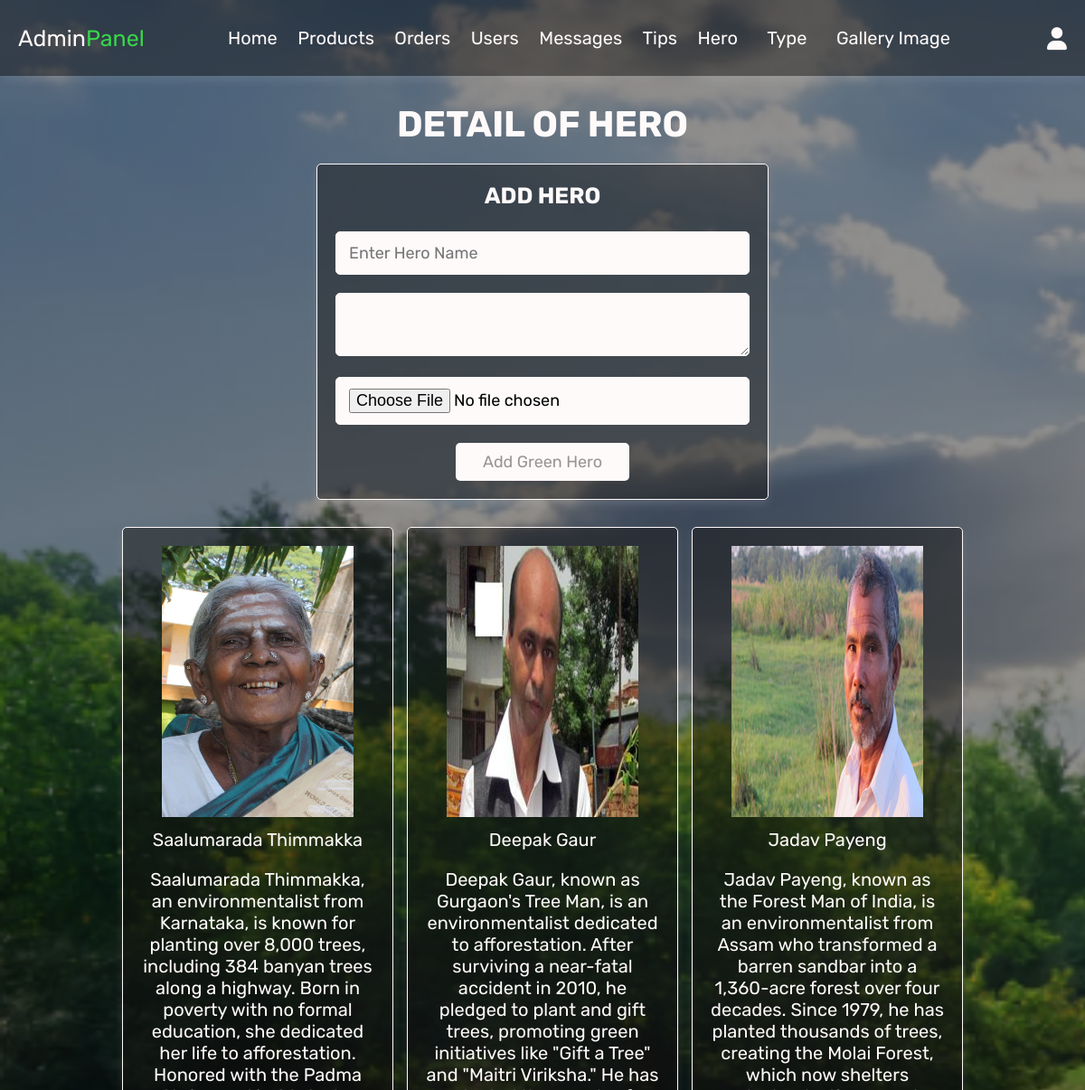
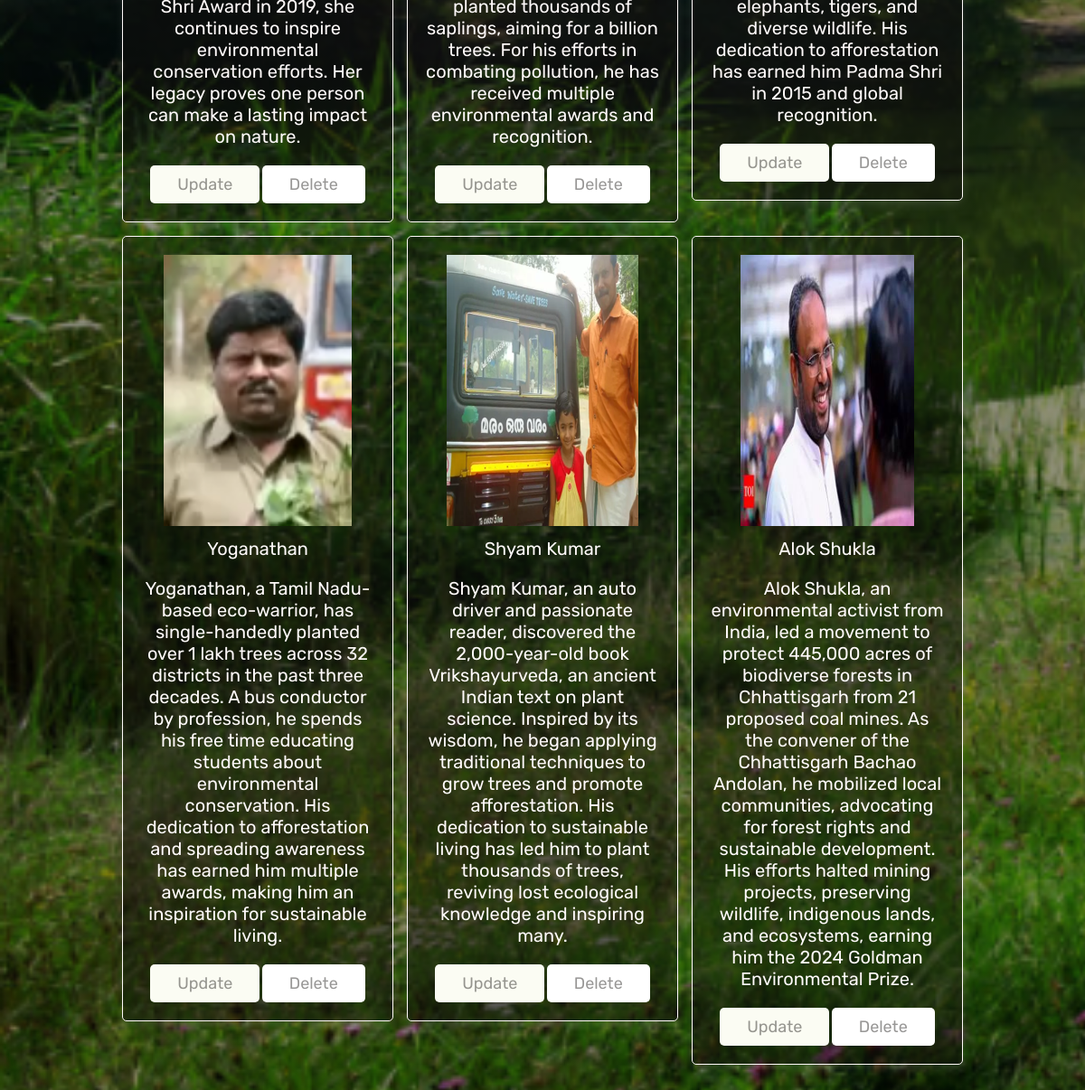
Page /hero.php (signed in) on the committed database (2 pictures, top to bottom).
### tables this page shows
CREATE TABLE `green_hero` (
  `id` int(10) NOT NULL,
  `hero_name` varchar(25) NOT NULL,
  `description` varchar(500) NOT NULL,
  `hero_image` varchar(25) NOT NULL
);

### hero.php (the view, shortened to what this page needs)
<?php
include 'config.php';
?>
<!DOCTYPE html>
<html lang="en">
<head>
   <link rel="stylesheet" href="https://cdnjs.cloudflare.com/ajax/libs/font-awesome/6.0.0/css/all.min.css">
   <link rel="stylesheet" href="css/admin_style.css">
</head>
<body>
<?php include 'admin_header.php'; ?>
<section class="add-products">
   <h1 class="title">Detail Of Hero</h1>
   <form action="" method="post" enctype="multipart/form-data">
      <h3 >Add Hero</h3>
      <input type="text" name="name" class="box" placeholder="Enter Hero Name" required  class="box">
      <textarea  name="price" class="box" placeholder="Enter Hero Detail"  required>
        </textarea>
      <input type="file" name="image" accept="image/jpg, image/jpeg, image/png" class="box" required>
      <input type="submit" value="Add Green Hero" name="add_product" class="btn">
   </form>
</section>
<section class="show-products">
   <div class="box-container">
      <?php
         $select_products = mysqli_query($conn, "SELECT * FROM `green_hero`") or die('query failed');
         if(mysqli_num_rows($select_products) > 0){
            while($fetch_products = mysqli_fetch_assoc($select_products)){
      ?>
      <div class="box">
         <img src="images/<?php echo $fetch_products['hero_image']; ?>" alt="no photo">
         <div class="name"><?php echo $fetch_products['hero_name']; ?></div>
         <div class="name"><?php echo $fetch_products['description']; ?></div>
         <a href="hero.php?update=<?php echo $fetch_products['id']; ?>" class="option-btn">Update</a>
         <a href="hero.php?delete=<?php echo $fetch_products['id']; ?>" class="delete-btn" onclick="return confirm('delete this hero?');">Delete</a>
      </div>
      <?php
         }
      }else{
         echo '<p class="empty">No Hero Added Yet!</p>';
      }
      ?>
   </div>
</section>
</body>
</html>

### css/admin_style.css (style rules this page uses)
:root { --purple:#010101; --red:#e5f017; --orange:#fbfcf3; --black:#fffafa; --white:#14120f70; --light-color:#f0e0e0; --light-white:#cccccc; --light-bg:#fffafa; --border:.1rem solid var(--black); --box-shadow:0 .5rem 1rem rgba(255, 255, 255, 0.1); }
* { font-family: 'Rubik', sans-serif; margin:0; padding:0; box-sizing: border-box; outline: none; border:none; text-decoration: none; transition:all .2s linear; }
html { font-size: 62.5%; overflow-x: hidden; }
body { background-image:linear-gradient(to right,rgba(0, 0, 0, 0.43),rgba(0, 0, 0, 0.437)), url(../images/19.png); background-attachment: fixed; background-size: cover; }
section { padding:3rem 2rem; }
.title { text-align: center; margin-bottom: 2rem; text-transform: uppercase; color:var(--black); font-size: 4rem; }
.btn, .option-btn, .delete-btn, .white-btn { display: inline-block; margin-top: 1rem; padding:1rem 3rem; cursor: pointer; color:var(--white); font-size: 1.8rem; border-radius: .5rem; text-transform: capitalize; }
.white-btn, .btn { background-color: var(--light-bg); }
.option-btn { background-color: var(--orange); }
.delete-btn { background-color: white; }
.add-products form { background-color: var(--white); border-radius: .5rem; padding:2rem; text-align: center; box-shadow: var(--box-shadow); border:var(--border); max-width: 50rem; margin:0 auto; }
.add-products form h3 { font-size: 2.5rem; text-transform: uppercase; color:var(--black); margin-bottom: 1.5rem; }
.add-products form .box { width: 100%; background-color: var(--light-bg); border-radius: .5rem; margin:1rem 0; padding:1.2rem 1.4rem; color:black; font-size: 1.8rem; border:var(--border); }
.show-products .box-container { display: grid; grid-template-columns: repeat(auto-fit, 30rem); justify-content: center; gap:1.5rem; max-width: 1200px; margin:0 auto; align-items: flex-start; }
.show-products { padding-top: 0; }
.show-products .box-container .box { text-align: center; padding:2rem; border-radius: .5rem; border:var(--border); box-shadow: var(--box-shadow); background-color: var(--white); }
.show-products .box-container .box img { height: 30rem; }
.show-products .box-container .box .name { padding:1rem 0; font-size: 2rem; color:var(--black); }

### rows in the picture
green_hero: hero_image (picture), hero_name "Saalumarada Thimmakka", description "Saalumarada Thimmakka, an environmentalist from Karnataka, is known for planting over 8,000 trees, including 384 banyan trees along a highway. Born in poverty with no formal education, she dedicated her life to afforestation. Honored with the Padma Shri Award in 2019, she continues to inspire environmental conservation efforts. Her legacy proves one person can make a lasting impact on nature."
green_hero: hero_image (picture), hero_name "Deepak Gaur", description "Deepak Gaur, known as Gurgaon's Tree Man, is an environmentalist dedicated to afforestation. After surviving a near-fatal accident in 2010, he pledged to plant and gift trees, promoting green initiatives like \"Gift a Tree\" and \"Maitri Viriksha.\" He has planted thousands of saplings, aiming for a billion trees. For his efforts in combating pollution, he has received multiple environmental awards and recognition."
green_hero: hero_image (picture), hero_name "Jadav Payeng", description "Jadav Payeng, known as the Forest Man of India, is an environmentalist from Assam who transformed a barren sandbar into a 1,360-acre forest over four decades. Since 1979, he has planted thousands of trees, creating the Molai Forest, which now shelters elephants, tigers, and diverse wildlife. His dedication to afforestation has earned him Padma Shri in 2015 and global recognition."
green_hero: hero_image (picture), hero_name "Yoganathan", description "Yoganathan, a Tamil Nadu-based eco-warrior, has single-handedly planted over 1 lakh trees across 32 districts in the past three decades. A bus conductor by profession, he spends his free time educating students about environmental conservation. His dedication to afforestation and spreading awareness has earned him multiple awards, making him an inspiration for sustainable living."
green_hero: hero_image (picture), hero_name "Shyam Kumar", description "Shyam Kumar, an auto driver and passionate reader, discovered the 2,000-year-old book Vrikshayurveda, an ancient Indian text on plant science. Inspired by its wisdom, he began applying traditional techniques to grow trees and promote afforestation. His dedication to sustainable living has led him to plant thousands of trees, reviving lost ecological knowledge and inspiring many."
green_hero: hero_image (picture), hero_name "Alok Shukla", description "Alok Shukla, an environmental activist from India, led a movement to protect 445,000 acres of biodiverse forests in Chhattisgarh from 21 proposed coal mines. As the convener of the Chhattisgarh Bachao Andolan, he mobilized local communities, advocating for forest rights and sustainable development. His efforts halted mining projects, preserving wildlife, indigenous lands, and ecosystems, earning him the 2024 Goldman Environmental Prize."
